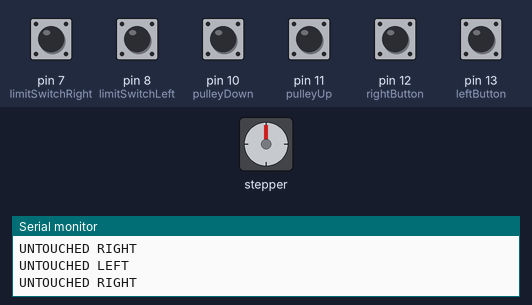
The sketch below on a simulated Arduino Uno, built with avr-gcc and run on an emulated ATmega328P. On the bench: stepper motor, the last lines printed to the serial monitor. Wiring (inferred from the names in the program): stepper motor driver (200 steps per turn assumed): step pin 3; direction pin 4. The inputs (shaded band) are chosen by the test bench; at power-on: pin 7 (limitSwitchRight), pin 8 (limitSwitchLeft), pin 10 (pulleyDown), pin 11 (pulleyUp), pin 12 (rightButton), pin 13 (leftButton) LOW.

Above: at 1.2 s.
1.3 s: pin 12 (rightButton) pulled HIGH for 0.15 s
At 2.6 s:
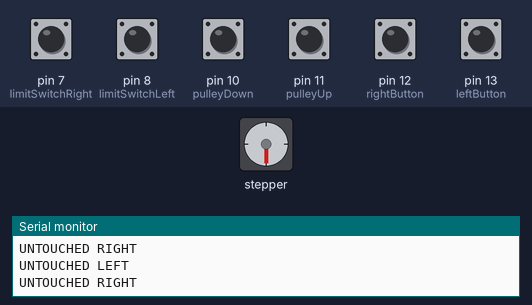
2.9 s: pin 13 (leftButton) pulled HIGH for 1 s
At 4.5 s:
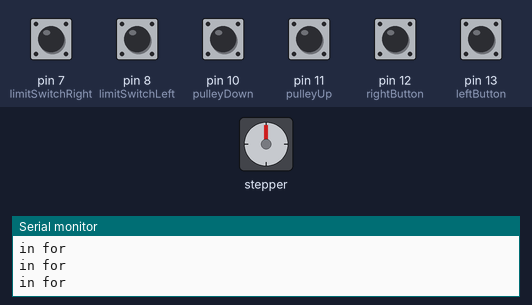
5.4 s: pin 12 (rightButton) pulled HIGH for 1 s
At 7.5 s:
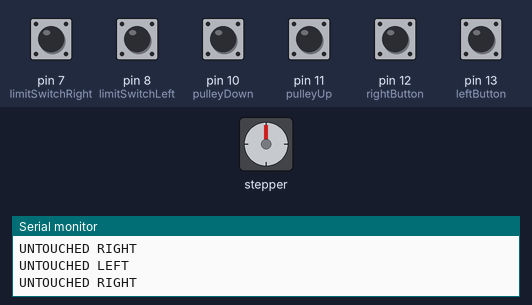
11.0 s: pin 13 (leftButton) pulled HIGH for 0.15 s
At 13.2 s:
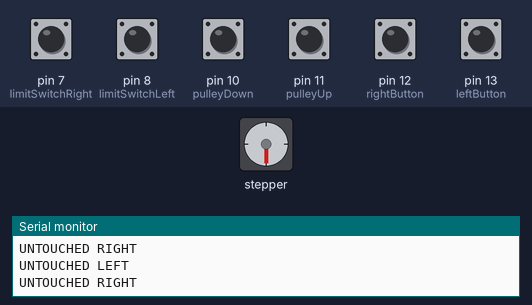
Timing chart, 0 to 14.7 s (numbered marks = the images above; inputs shaded):
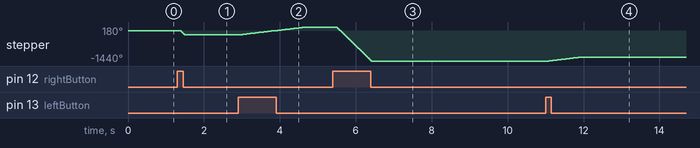

The sketch:

stepper_limit.ino
```cpp
#include <ezButton.h>

//ezButton limitSwitchLeft(8);
//ezButton limitSwitchRight(7);

const int stepPin = 3;
const int dirPin = 4;
const int leftButton = 13;
const int rightButton = 12;
const int limitSwitchLeft = 8;
const int limitSwitchRight = 7;
const int pulleyUp = 11;
const int pulleyDown = 10;
const int fullRev = 2700;
//full revolution should be 1800

void setup() {
  pinMode(3, OUTPUT);
  pinMode(4, OUTPUT);
  pinMode(7, INPUT);
  pinMode(8, INPUT);
  pinMode(12, INPUT);
  pinMode(13, INPUT);
  Serial.begin(9600);
}

void loop() {
//  limitSwitchLeft.loop();
//  limitSwitchRight.loop();
  // digitalWrite(dirPin, HIGH);
  // clockwise
  int left = digitalRead(leftButton);
  int right = digitalRead(rightButton);
  int up = digitalRead(pulleyUp);
  int down = digitalRead(pulleyDown);


  bool left_pressed = false;
  bool right_pressed = false;
  //Serial.print("Hello World");
//  Serial.println(left);
//  Serial.println(right);

  if (left_pressed) {
    Serial.println("TOUCHED LEFT");
  } else {
    Serial.println("UNTOUCHED LEFT");
  }

  if (right_pressed) {
    Serial.println("TOUCHED RIGHT");
  } else {
    Serial.println("UNTOUCHED RIGHT");
  }

  if (digitalRead(limitSwitchLeft)) {
        Serial.println("FLAGGED LEFT");
        left_pressed = true;
  }

  if (digitalRead(limitSwitchRight)) {
        Serial.println("FLAGGED RIGHT");
        right_pressed = true;
  }

  while(left && !left_pressed){
      Serial.println("TOUCHED LEFT BUTTON");
      right_pressed = false;
//      if (limitSwitchLeft.getState() == 1) {
//        Serial.println("FLAGGED LEFT");
//        left_pressed = true;
//        break;
//      }
      Serial.println("hello world");
      digitalWrite(dirPin, HIGH);
      for (int i = 0; i < 100; i++){
       Serial.println("in for");
       //Serial.println(limitSwitchLeft.getState());
//       if (limitSwitchLeft.getState() == 1 || left_pressed) {
//          Serial.println("FLAGGED LEFT");
//          left_pressed = true;
//          digitalWrite(stepPin, LOW);
//          break;
//        }
        digitalWrite(stepPin, HIGH);
        delayMicroseconds(500);
        digitalWrite(stepPin, LOW);
        delayMicroseconds(500);
      }
//      if (limitSwitchLeft.getState() == 1) {
//        Serial.println("FLAGGED LEFT");
//        left_pressed = true;
//        break;
//       }
      left = digitalRead(leftButton);
      left_pressed = digitalRead(limitSwitchLeft);
      Serial.println(left_pressed);
  }
  digitalWrite(stepPin, LOW);

  while(right && !right_pressed){
      Serial.println("TOUCHED RIGHT BUTTON");
      left_pressed = false;
//      if (limitSwitchRight.getState() == 1) {
//        Serial.println("FLAGGED RIGHT");
//        right_pressed = true;
//        break;
//      }
      Serial.println("hello world");
      digitalWrite(dirPin, LOW);
      for (int i = 0; i < 100; i++){
        digitalWrite(stepPin, HIGH);
        delayMicroseconds(500);
        digitalWrite(stepPin, LOW);
        delayMicroseconds(500);
      }
      right = digitalRead(rightButton);
      right_pressed = digitalRead(limitSwitchRight);
      Serial.println(right_pressed);
  }
  digitalWrite(stepPin, LOW);


//  for (int i = 0; i < fullRev; i++) {
//    digitalWrite(stepPin, HIGH);
//    delayMicroseconds(500);
//    digitalWrite(stepPin, LOW);
//    delayMicroseconds(500);
//  }
//  delay(1000);
//
//  digitalWrite(dirPin, LOW);
//  // counter-clockwise
//
//  for (int j = 0; j < fullRev; j++) {
//    digitalWrite(stepPin, HIGH);
//    delayMicroseconds(500);
//    digitalWrite(stepPin, LOW);
//    delayMicroseconds(500);
//  }
//  delay(1000);


}
```

Measured:
- after the input at 1.3 s, stepper: turns 180° counter-clockwise in 0.10 s, starting after 0.08 s
- after the input at 2.9 s, stepper: turns 360° clockwise in 1.7 s, starting after 0.10 s
- after the input at 5.4 s, stepper: turns 1620° counter-clockwise in 0.91 s, starting after 0.09 s
- after the input at 11.0 s, stepper: turns 180° clockwise in 0.83 s, starting after 0.08 s
